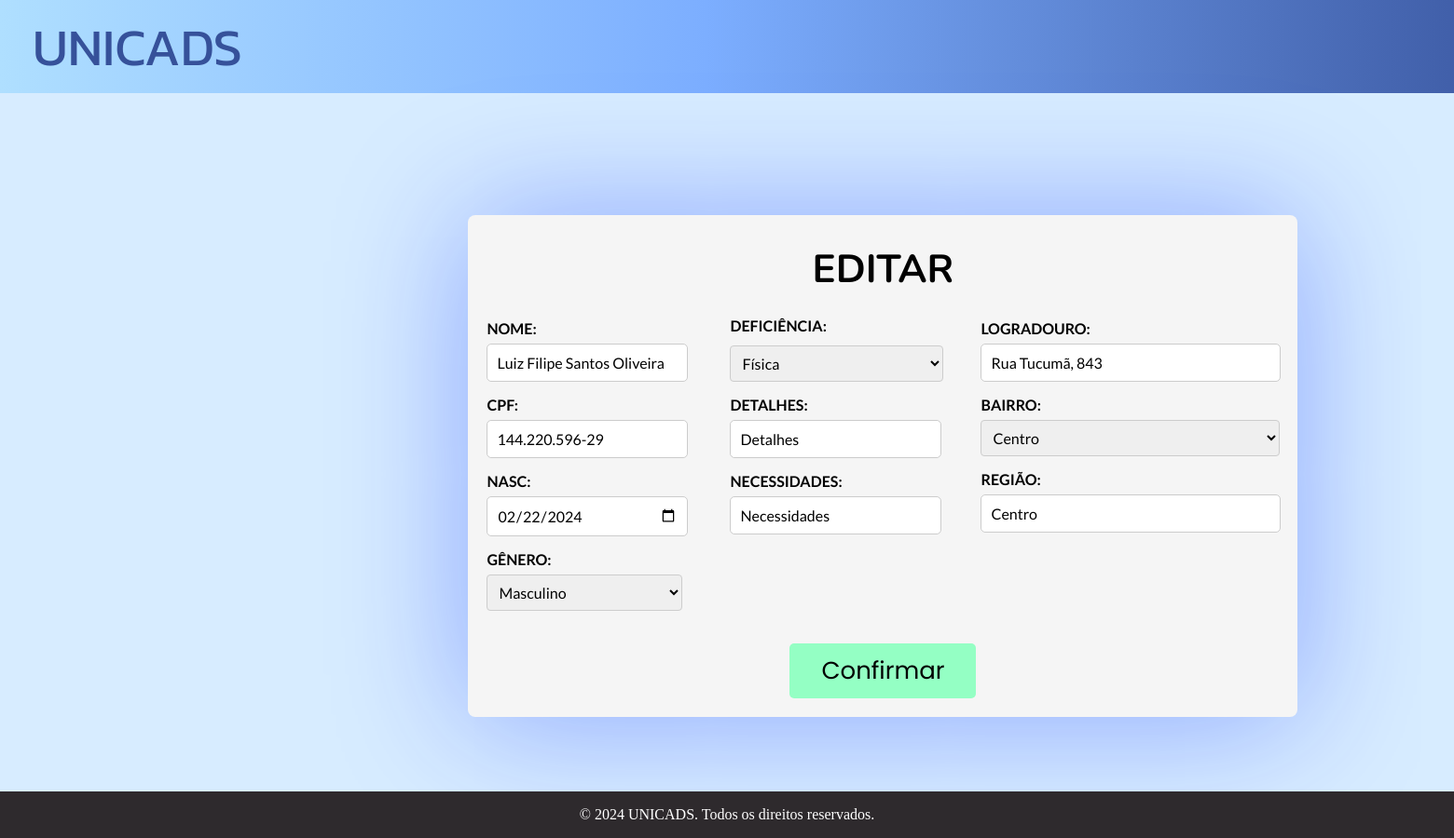
The app's page /editar-pessoa/19 (signed in) with its own data.
### base/models.py (models this page shows, shortened)
class Pessoa(models.Model):
    nome =  models.CharField(max_length=200, blank=False, null=False)
    cpf = models.CharField(max_length=20)
    data_nasc = models.DateField()
    genero = models.CharField(
        max_length=1,
        choices=[
        ('M', 'Masculino'),
        ('F', 'Feminino'),
    ],
        default='Não informado',
    )
    enderecos = models.ForeignKey(Endereco, on_delete=models.SET_NULL, null=True, default=None)
    deficiencia = models.CharField(max_length=15,
                                   choices=[
                                        ('Física', 'Física'),
                                        ('Auditiva', 'Auditiva'),
                                        ('Visual', 'Visual'),
                                        ('Intelectual', 'Intelectual'),
                                        ('Psicossocial', 'Psicossocial'),
                                   ],
                                   default='Não informada')
    detalhes = models.CharField(max_length=300, default='Não Fornecido')
    necessidades = models.CharField(max_length=300, default='Não Fornecida')

class Endereco(models.Model):
    BAIRROS_CHOICES = [
        ('Água Verde', 'Água Verde'),
        ('Águas Claras', 'Águas Claras'),
        ('Amizade', 'Amizade'),
        ('Barra do Rio Cerro', 'Barra do Rio Cerro'),
        ('Barra do Rio Molha', 'Barra do Rio Molha'),
        ('Boa Vista', 'Boa Vista'),
        ('Braço Ribeirão Cavalo', 'Braço Ribeirão Cavalo'),
        ('Centenário', 'Centenário'),
        ('Centro', 'Centro'),
        ('Chico de Paulo', 'Chico de Paulo'),
        ('Czerniewicz', 'Czerniewicz'),
        ('Estrada Nova', 'Estrada Nova'),
        ('Ilha da Figueira', 'Ilha da Figueira'),
        ('Jaraguá 84', 'Jaraguá 84'),
        ('Jaraguá 99', 'Jaraguá 99'),
        ('Jaraguá Esquerdo', 'Jaraguá Esquerdo'),
        ('João Pessoa', 'João Pessoa'),
        ('Nereu Ramos', 'Nereu Ramos'),
        ('Nova Brasília', 'Nova Brasília'),
        ('Parque Malwee', 'Parque Malwee'),
        ('Rau', 'Rau'),
        ('Ribeirão Cavalo', 'Ribeirão Cavalo'),
        ('Rio Cerro I', 'Rio Cerro I'),
        ('Rio Cerro II', 'Rio Cerro II'),
        ('Rio da Luz', 'Rio da Luz'),
        ('Rio Molha', 'Rio Molha'),
        ('Santa Luzia', 'Santa Luzia'),
        ('Santo Antônio', 'Santo Antônio'),
        ('São Luís', 'São Luís'),
        ('Tifa Martins', 'Tifa Martins'),
        ('Tifa Monos', 'Tifa Monos'),
        ('Três Rios do Norte', 'Três Rios do Norte'),
        ('Três Rios do Sul', 'Três Rios do Sul'),
        ('Vieira', 'Vieira'),
        ('Vila Baependi', 'Vila Baependi'),
        ('Vila Lalau', 'Vila Lalau'),
        ('Vila Lenzi', 'Vila Lenzi'),
        ('Vila Nova', 'Vila Nova'),
    ]
    logradouro = models.CharField(max_length=200)
    bairro = models.CharField(max_length=100,
                                choices=BAIRROS_CHOICES, default='Não Informado')
    regiao = models.CharField(max_length=100)

### base/views.py (the view, shortened to what this page needs)
# urls.py: path('editar-pessoa/<int:pessoa_id>', views.editar_pessoa, name='editar'),
@login_required(login_url='login/')
def editar_pessoa(request, pessoa_id):
    pessoa = Pessoa.objects.get(id=pessoa_id)
    bairros = [bairro[0] for bairro in Endereco.BAIRROS_CHOICES]
    form_pessoa = PessoaForm(request.POST, instance=pessoa)
    form_endereco = EnderecoForm(request.POST, instance=pessoa.enderecos)
    return render(request, 'editar.html', {'form_pessoa': form_pessoa, 'form_endereco': form_endereco, 'pessoa': pessoa, 'bairros':bairros})

### base/forms.py
class PessoaForm(forms.ModelForm):
    detalhes = forms.CharField(required=False)
    necessidades = forms.CharField(required=False)
    class Meta:
        model = Pessoa
        fields = ['nome', 'cpf', 'data_nasc', 'genero', 'deficiencia','detalhes', 'necessidades', ]

class EnderecoForm(forms.ModelForm):
    class Meta:
        model = Endereco
        fields = ['logradouro', 'bairro', 'regiao']

### base/templates/editar.html (shortened to what this page needs)
{% extends "base.html" %}
{% load static %}
{% block css %}{% static 'css/cadastro.css' %}{% endblock %}
{% block conteudo %}
<main>
    <div class="box">
        <h1 class="text">EDITAR</h1>
        <form method="post" class="edit-form">
            <div class="dados">
                <div class="pessoa">
                    <div class="esquerda">
                        <div class="form-group">
                            <label for="id_nome">NOME:</label>
                            <input type="text" name="nome" id="id_nome" autocomplete="off" value="{{ form_pessoa.instance.nome }}" required>
                        </div>
                        <div class="form-group">
                            <label for="id_cpf">CPF:</label>
                            <input type="text" name="cpf" id="id_cpf" autocomplete="off" maxlength="14" value="{{ form_pessoa.instance.cpf }}">
                        </div>
                        <div class="form-group">
                            <label for="id_nasc">NASC:</label>
                            <input type="date" name="data_nasc" id="id_nasc" autocomplete="off" value="{{ form_pessoa.instance.data_nasc|date:'Y-m-d' }}">
                        </div>
                        <div class="form-group">
                            <label for="id_genero">GÊNERO:</label>
                            <select name="genero" id="id_genero">
                                <option value="M"{% if form_pessoa.genero == 'M' %}selected{% endif %}>Masculino</option>
                            </select>
                        </div>
                    </div>
                    <div class="direita">
                        <div class="form-group">
                            <label for="id_deficiencia">DEFICIÊNCIA:</label>
                            <select name="deficiencia" id="id_deficiencia" required>
                                <option value="Física" {% if form_pessoa.instance.deficiencia == 'Física' %}selected{% endif %}>Física</option>
                            </select>
                        </div>
                        <div class="form-group">
                            <label for="id_detalhes">DETALHES:</label>
                            <input type="text" name="detalhes" id="id_detalhes" autocomplete="off" value="{{ form_pessoa.instance.detalhes }}">
                        </div>
                        <div class="form-group">
                            <label for="id_necessidades">NECESSIDADES:</label>
                            <input type="text" name="necessidades" id="id_necessidades" autocomplete="off" value="{{ form_pessoa.instance.necessidades }}">
                        </div>
                    </div>
                </div>
                <div class="endereco">
                    <div class="form-group">
                        <label for="id_logradouro">LOGRADOURO:</label>
                        <input type="text" name="logradouro" id="id_logradouro" autocomplete="off" value="{{ form_pessoa.instance.enderecos.logradouro }}">
                    </div>
                    <div class="form-group">
                        <label for="id_bairro">BAIRRO:</label>
                            <select name="bairro" id="id_bairro" required>
                                {% for bairro in bairros %}
                                <option value="{{ bairro }}" {% if form_pessoa.instance.enderecos.bairro == bairro %}selected{% endif %}>{{ bairro }}</option>
                                {% endfor %}
                            </select>
                    </div>
                    <div class="form-group">
                        <label for="id_regiao">REGIÃO:</label>
                        <input type="text" name="regiao" id="id_regiao" autocomplete="off" value="{{ form_pessoa.instance.enderecos.regiao }}">
                    </div>
                </div>
            </div>
            <div class="botao">
                <button type="submit" class="btn">Confirmar</button>
            </div>
        </form>
    </div>
</main>
{% endblock %}

### static/css/cadastro.css (style rules this page uses)
main { width: 100%; min-height: 800px; display: flex; align-items: center; justify-content: center; }
.box { width: 850px; padding: 20px; background-color: #f5f5f5; border-radius: 8px; box-shadow: 0 2px 140px rgba(0, 38, 255, 0.363); }
.text { text-align: center; font-family: 'Nunito'; font-size: 42px; margin-top: 10px; margin-bottom: 25px; }
.edit-form { display: flex; flex-direction: column; justify-content: flex-start; }
.dados { display: flex; justify-content: flex-start; }
.pessoa { display: flex; width: 180px; }
.pessoa .direita { margin-top: -3px; margin-left: 100px; }
.endereco { width: 300px; margin-left: 350px; }
.form-group { display: flex; flex-direction: column; margin-bottom: 15px; }
.form-group label { font-weight: bold; font-family: 'Lato'; margin-bottom: 7px; }
.form-group select { font-family: 'Lato'; padding: 8px; font-size: 16px; border: 1px solid #ccc; border-radius: 4px; box-sizing: border-box; width: 130%; }
.direita select { margin-top: 5px; font-size: 16px; width: 190%; }
select#id_bairro { width: 107%; }
input#id_logradouro { width: 100%; }
input#id_regiao { width: 100%; }
#id_necessidades, #id_detalhes { width: 170%; }
.botao { display: flex; justify-content: center; margin-top: 20px; }
.botao button { width: 200px; padding: 10px; background-color: #94ffc4; color: rgb(0, 0, 0); border: none; border-radius: 5px; font-size: 26px; font-family: 'Poppins'; cursor: pointer; transition: background 0.3s ease; }
input[type="text"], input[type="date"] { width: 120%; padding: 10px; border: 1px solid #ccc; border-radius: 5px; font-size: 16px; font-family: 'Lato'; outline: none; }

### base/templates/base.html (style rules this page uses)
body { margin: 0; padding: 0; min-height: 900px; min-width: fit-content; background-color: rgb(215, 236, 255); }

### records on screen
Pessoa: nome "Luiz Filipe Santos Oliveira", cpf "144.220.596-29", data_nasc "02/22/2024", deficiencia "Física", detalhes "Detalhes", necessidades "Necessidades", logradouro "Rua Tucumã, 843", bairro "Centro", regiao "Centro"
